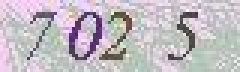
#> input picture 20201022154724.jpg, 80 x 24 px (shown 3 times larger)
$ jupyter execute imageverify.ipynb
#> lines starting #> are read from the running program, lines starting #| are printed output that depends on the picture; after the words box and inside, x2 and y2 are one past the last pixel; in counts of white or black regions, pixels touching at a corner belong together
[cell 1]
import requests
import cv2
import matplotlib.pyplot as plt
import numpy as np

Imgname = "20201022154724.jpg"

[cell 2]
# 圖片讀取
image = cv2.imread(Imgname)
#> image is the input picture: shape (24, 80, 3); mean B, G, R 193.8, 187.5, 193.6
plt.imshow(image)

# kernel
kernel = np.ones((1,1), np.uint8)
erosion = cv2. erode(image, kernel, iterations=1)
# 降躁
gray = cv2.cvtColor(image,cv2.COLOR_BGR2GRAY)
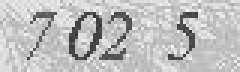
#> gray: shape (24, 80) (shown 3 times larger); min 48, max 251, mean 190
plt.imshow(gray)

blurred = cv2.GaussianBlur(gray, (5, 5), 1.1)
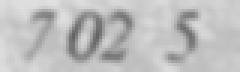
#> blurred: shape (24, 80) (shown 3 times larger); min 98, max 224, mean 190
plt.imshow(blurred)
canny = cv2.Canny(blurred, 30, 150)
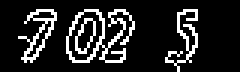
#> canny: shape (24, 80) (shown 3 times larger); 14.7% white in thin lines or dots, all inside (x1, y1, x2, y2) = (6, 3, 66, 24)
plt.imshow(canny)
dilation = cv2.dilate(canny, kernel, iterations=1)
plt.imshow(dilation)
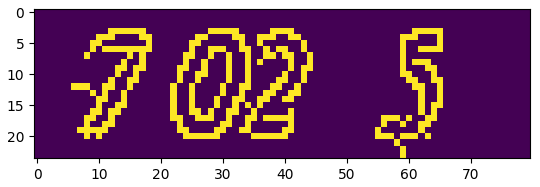
#> figure drawn by matplotlib, 1 panel; B, G, R data is drawn as R, G, B

$ run again, with fx.tif saved as 20201022154724.jpg
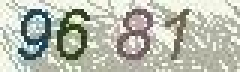
#> input picture fx.tif, 80 x 24 px (shown 3 times larger)
#> image is the input picture: shape (24, 80, 3); mean B, G, R 174.1, 186.8, 183.4
#> `canny = cv2.Canny(blurred, 30, 150)`:
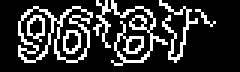
#> canny: shape (24, 80) (shown 3 times larger); 20.5% white in thin lines or dots, all inside (x1, y1, x2, y2) = (6, 0, 72, 22)
#> `[cell 2]`:
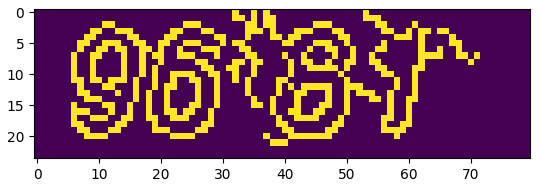
#> figure drawn by matplotlib, 1 panel; B, G, R data is drawn as R, G, B
